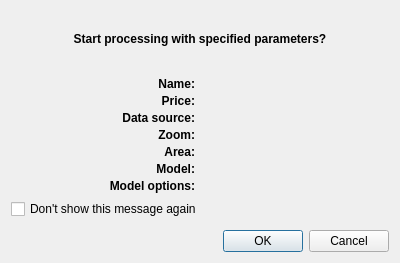
<?xml version="1.0" encoding="UTF-8"?>
<ui version="4.0">
 <class>ProjectDialog</class>
 <widget class="QDialog" name="ProjectDialog">
  <property name="geometry">
   <rect>
    <x>0</x>
    <y>0</y>
    <width>400</width>
    <height>263</height>
   </rect>
  </property>
  <property name="windowTitle">
   <string>Project</string>
  </property>
  <layout class="QVBoxLayout" name="verticalLayout_2">
   <item>
    <widget class="QLabel" name="label">
     <property name="font">
      <font>
       <weight>75</weight>
       <bold>true</bold>
      </font>
     </property>
     <property name="text">
      <string>Start processing with specified parameters?</string>
     </property>
     <property name="alignment">
      <set>Qt::AlignCenter</set>
     </property>
    </widget>
   </item>
   <item>
    <spacer name="verticalSpacer">
     <property name="orientation">
      <enum>Qt::Vertical</enum>
     </property>
     <property name="sizeType">
      <enum>QSizePolicy::Fixed</enum>
     </property>
     <property name="sizeHint" stdset="0">
      <size>
       <width>20</width>
       <height>5</height>
      </size>
     </property>
    </spacer>
   </item>
   <item>
    <layout class="QGridLayout" name="gridLayout">
     <property name="horizontalSpacing">
      <number>10</number>
     </property>
     <property name="verticalSpacing">
      <number>3</number>
     </property>
     <item row="4" column="0">
      <widget class="QLabel" name="label_4">
       <property name="font">
        <font>
         <weight>75</weight>
         <bold>true</bold>
        </font>
       </property>
       <property name="text">
        <string>Area:</string>
       </property>
       <property name="alignment">
        <set>Qt::AlignRight|Qt::AlignTop|Qt::AlignTrailing</set>
       </property>
      </widget>
     </item>
     <item row="6" column="0">
      <widget class="QLabel" name="label_6">
       <property name="font">
        <font>
         <weight>75</weight>
         <bold>true</bold>
        </font>
       </property>
       <property name="text">
        <string>Model options:</string>
       </property>
       <property name="alignment">
        <set>Qt::AlignRight|Qt::AlignTop|Qt::AlignTrailing</set>
       </property>
      </widget>
     </item>
     <item row="3" column="0">
      <widget class="QLabel" name="label_3">
       <property name="font">
        <font>
         <weight>75</weight>
         <bold>true</bold>
        </font>
       </property>
       <property name="text">
        <string>Zoom:</string>
       </property>
       <property name="alignment">
        <set>Qt::AlignRight|Qt::AlignTop|Qt::AlignTrailing</set>
       </property>
      </widget>
     </item>
     <item row="0" column="0">
      <widget class="QLabel" name="label_1">
       <property name="font">
        <font>
         <weight>75</weight>
         <bold>true</bold>
        </font>
       </property>
       <property name="text">
        <string>Name:</string>
       </property>
       <property name="alignment">
        <set>Qt::AlignRight|Qt::AlignTop|Qt::AlignTrailing</set>
       </property>
      </widget>
     </item>
     <item row="2" column="0">
      <widget class="QLabel" name="label_2">
       <property name="font">
        <font>
         <weight>75</weight>
         <bold>true</bold>
        </font>
       </property>
       <property name="text">
        <string>Data source:</string>
       </property>
       <property name="alignment">
        <set>Qt::AlignRight|Qt::AlignTop|Qt::AlignTrailing</set>
       </property>
      </widget>
     </item>
     <item row="2" column="1">
      <widget class="QLabel" name="dataSourceLabel">
       <property name="font">
        <font>
         <weight>50</weight>
         <bold>false</bold>
        </font>
       </property>
       <property name="text">
        <string/>
       </property>
      </widget>
     </item>
     <item row="5" column="0">
      <widget class="QLabel" name="label_5">
       <property name="font">
        <font>
         <weight>75</weight>
         <bold>true</bold>
        </font>
       </property>
       <property name="text">
        <string>Model:</string>
       </property>
       <property name="alignment">
        <set>Qt::AlignRight|Qt::AlignTop|Qt::AlignTrailing</set>
       </property>
      </widget>
     </item>
     <item row="5" column="1">
      <widget class="QLabel" name="modelLabel">
       <property name="font">
        <font>
         <weight>50</weight>
         <bold>false</bold>
        </font>
       </property>
       <property name="text">
        <string/>
       </property>
      </widget>
     </item>
     <item row="0" column="1">
      <widget class="QLabel" name="nameLabel">
       <property name="font">
        <font>
         <weight>50</weight>
         <bold>false</bold>
        </font>
       </property>
       <property name="text">
        <string/>
       </property>
      </widget>
     </item>
     <item row="6" column="1">
      <widget class="QLabel" name="modelOptionsLabel">
       <property name="font">
        <font>
         <weight>50</weight>
         <bold>false</bold>
        </font>
       </property>
       <property name="text">
        <string/>
       </property>
      </widget>
     </item>
     <item row="3" column="1">
      <widget class="QLabel" name="zoomLabel">
       <property name="font">
        <font>
         <weight>50</weight>
         <bold>false</bold>
        </font>
       </property>
       <property name="text">
        <string/>
       </property>
      </widget>
     </item>
     <item row="4" column="1">
      <widget class="QLabel" name="areaLabel">
       <property name="font">
        <font>
         <weight>50</weight>
         <bold>false</bold>
        </font>
       </property>
       <property name="text">
        <string/>
       </property>
      </widget>
     </item>
     <item row="1" column="0">
      <widget class="QLabel" name="priceHeader">
       <property name="font">
        <font>
         <weight>75</weight>
         <bold>true</bold>
        </font>
       </property>
       <property name="text">
        <string>Price:</string>
       </property>
       <property name="alignment">
        <set>Qt::AlignRight|Qt::AlignTop|Qt::AlignTrailing</set>
       </property>
      </widget>
     </item>
     <item row="1" column="1">
      <widget class="QLabel" name="priceLabel">
       <property name="font">
        <font>
         <weight>50</weight>
         <bold>false</bold>
        </font>
       </property>
       <property name="text">
        <string/>
       </property>
      </widget>
     </item>
    </layout>
   </item>
   <item>
    <widget class="QCheckBox" name="checkBox">
     <property name="text">
      <string>Don't show this message again</string>
     </property>
    </widget>
   </item>
   <item>
    <spacer name="verticalSpacer_2">
     <property name="orientation">
      <enum>Qt::Vertical</enum>
     </property>
     <property name="sizeType">
      <enum>QSizePolicy::Fixed</enum>
     </property>
     <property name="sizeHint" stdset="0">
      <size>
       <width>20</width>
       <height>5</height>
      </size>
     </property>
    </spacer>
   </item>
   <item>
    <widget class="QDialogButtonBox" name="buttonBox">
     <property name="orientation">
      <enum>Qt::Horizontal</enum>
     </property>
     <property name="standardButtons">
      <set>QDialogButtonBox::Cancel|QDialogButtonBox::Ok</set>
     </property>
    </widget>
   </item>
  </layout>
 </widget>
 <resources/>
 <connections>
  <connection>
   <sender>buttonBox</sender>
   <signal>accepted()</signal>
   <receiver>ProjectDialog</receiver>
   <slot>accept()</slot>
   <hints>
    <hint type="sourcelabel">
     <x>248</x>
     <y>254</y>
    </hint>
    <hint type="destinationlabel">
     <x>157</x>
     <y>274</y>
    </hint>
   </hints>
  </connection>
  <connection>
   <sender>buttonBox</sender>
   <signal>rejected()</signal>
   <receiver>ProjectDialog</receiver>
   <slot>reject()</slot>
   <hints>
    <hint type="sourcelabel">
     <x>316</x>
     <y>260</y>
    </hint>
    <hint type="destinationlabel">
     <x>286</x>
     <y>274</y>
    </hint>
   </hints>
  </connection>
 </connections>
</ui>
